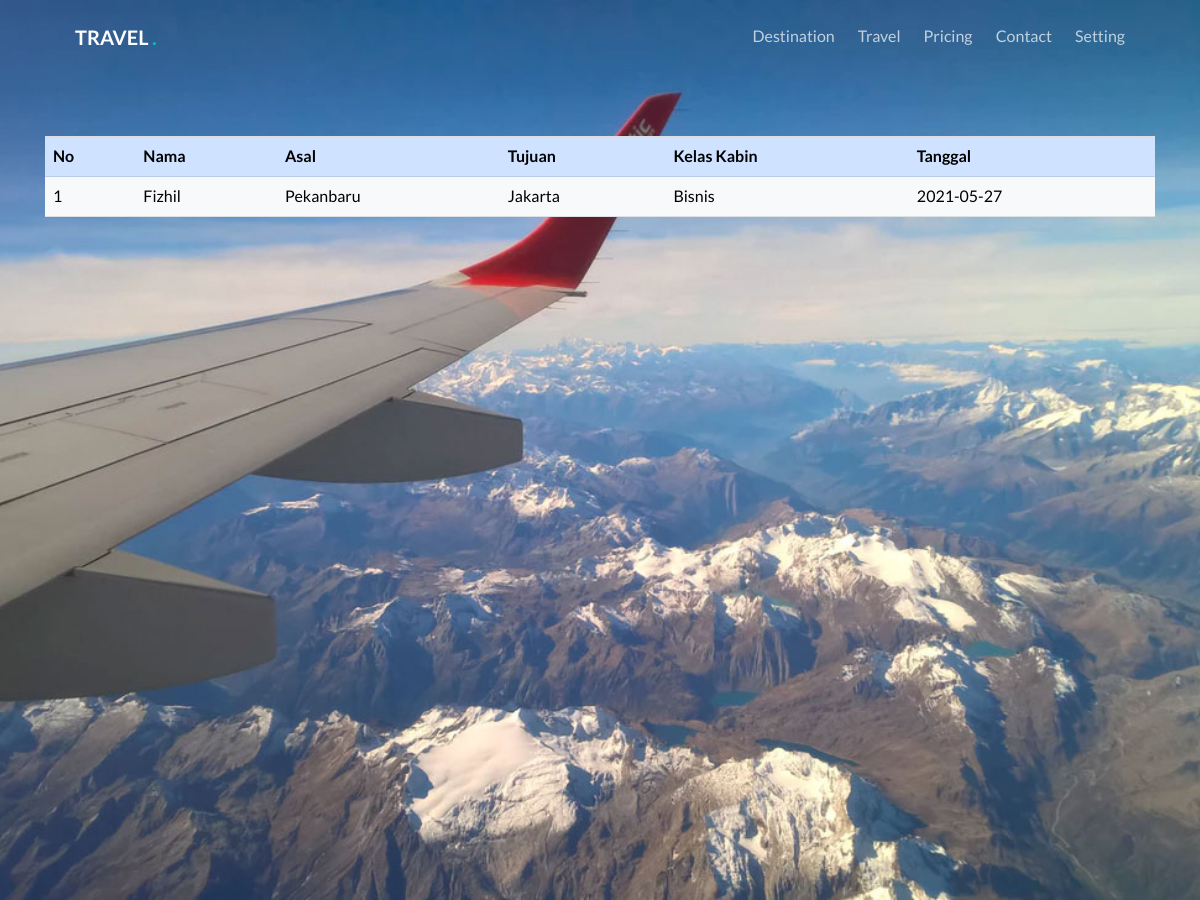
Page /view/tampil.php on the committed database.
### tables this page shows
CREATE TABLE `booking` (
  `id` int(100) NOT NULL,
  `nama` varchar(50) NOT NULL,
  `asal` varchar(50) NOT NULL,
  `tujuan` varchar(50) NOT NULL,
  `tanggal` date NOT NULL,
  `kelas` varchar(50) NOT NULL
);

### model/database.php (called while the page is built, shortened)
<?php
	class database {
		var $host = "localhost";
		var $uname = "root";
		var $pass = "";
		var $db = "travel";
		var $con ;
		function __construct (){
			$this->con=mysqli_connect($this->host, $this->uname, $this->pass, $this->db);
			mysqli_select_db($this->con, $this->db);
		}
		function tampil_data(){
			$data = mysqli_query($this->con, "select * from booking");
			while($d = mysqli_fetch_array($data)){
				$hasil[] = $d;
			}
			return $hasil;
		}
	}
?>

### view/tampil.php (the view, shortened to what this page needs)
<!DOCTYPE html>
<html lang="en">
<head>
	<link href="https://cdn.jsdelivr.net/npm/bootstrap@5.0.0-beta2/dist/css/bootstrap.min.css" rel="stylesheet"
>
	<link rel="stylesheet" href="css/animate.css">
	<link rel="stylesheet" href="css/icomoon.css">
	<link rel="stylesheet" href="css/themify-icons.css">
	<link rel="stylesheet" href="css/bootstrap.css">
	<link rel="stylesheet" href="css/magnific-popup.css">
	<link rel="stylesheet" href="css/bootstrap-datepicker.min.css">
	<link rel="stylesheet" href="css/owl.carousel.min.css">
	<link rel="stylesheet" href="css/owl.theme.default.min.css">
	<link rel="stylesheet" href="css/style.css">
</head>
<body>
	<div id="page">
		<nav class="gtco-nav" role="navigation">
			<div class="gtco-container">
				<?php
include "../model/database.php";
$db = new database();
?>
				<div class="row">
					<div class="col-sm-4 col-xs-12">
						<div id="gtco-logo"><a href="input.php">Travel <em>.</em></a></div>
					</div>
					<div class="col-xs-8 text-right menu-1">
						<ul>
							<li><a href="destination.html">Destination</a></li>
							<li class="has-dropdown">
								<a href="#">Travel</a>
							</li>
							<li><a href="#">Pricing</a></li>
							<li><a href="#">Contact</a></li>
							<li class="has-dropdown">
								<a href="#">Setting</a>
					</div>
				</div>
			</div>
		</nav>
		<header id="gtco-header" class="gtco-cover gtco-cover-md" role="banner"
			style="background-image: url(images/img_bg_2.jpg)">
			<br>
			<br>
			<br>
			<br>
			<br>
			<div class="container ">
				<table class="table">
					<tr class="table-primary">
						<th>No</th>
						<th>Nama</th>
						<th>Asal</th>
						<th>Tujuan</th>
						<th>Kelas Kabin</th>
						<th>Tanggal</th>
					</tr>
					<?php $i=1; foreach($db->tampil_data() as $a){?>
					<tr class="table-light">
						<td><?php echo $i ?></td>
						<td><?php echo $a['nama'] ?></td>
						<td><?php echo $a['asal'] ?></td>
						<td><?php echo $a['tujuan'] ?></td>
						<td><?php echo $a['kelas'] ?></td>
						<td><?php echo $a['tanggal'] ?></td>
						<?php $i++; } ?>
				</table>
			</div>
		</header>
</body>
</html>

### view/css/style.css (style rules this page uses)
body { font-family: "Lato", Arial, sans-serif; font-weight: 400; font-size: 16px; line-height: 1.7; color: #777; background: #fff; }
#page { position: relative; overflow-x: hidden; width: 100%; height: 100%; -webkit-transition: 0.5s; -o-transition: 0.5s; transition: 0.5s; }
a { color: #09C6AB; -webkit-transition: 0.5s; -o-transition: 0.5s; transition: 0.5s; }
.gtco-container { max-width: 1100px; position: relative; margin: 0 auto; padding-left: 15px; padding-right: 15px; }
.gtco-nav { position: absolute; top: 0; left: 0; margin: 0; padding: 0; width: 100%; padding: 20px 0; z-index: 1001; }
.gtco-nav #gtco-logo { font-size: 20px; margin: 0; padding: 0; text-transform: uppercase; font-weight: bold; }
.gtco-nav #gtco-logo em { color: #09C6AB; }
.gtco-nav a { padding: 5px 10px; color: #fff; }
.gtco-nav ul { padding: 0; margin: 2px 0 0 0; }
.gtco-nav ul li { padding: 0; margin: 0; list-style: none; display: inline; }
.gtco-nav ul li a { font-size: 16px; padding: 30px 10px; color: rgba(255, 255, 255, 0.7); -webkit-transition: 0.3s; -o-transition: 0.3s; transition: 0.3s; }
.gtco-nav ul li.has-dropdown { position: relative; }
#gtco-header { background: #4d4d4d; }
#gtco-header, #gtco-counter, .gtco-bg { background-size: cover; background-position: top center; background-repeat: no-repeat; position: relative; }
.gtco-cover { height: 900px; background-size: cover; background-position: center center; background-repeat: no-repeat; position: relative; float: left; width: 100%; }
#gtco-offcanvas a { color: rgba(255, 255, 255, 0.5); }
#gtco-offcanvas ul { padding: 0; margin: 0; }
#gtco-offcanvas ul li { padding: 0; margin: 0; list-style: none; }
#gtco-offcanvas ul li.offcanvas-has-dropdown > a { display: block; position: relative; }
#gtco-offcanvas ul li.offcanvas-has-dropdown > a:after { position: absolute; right: 0px; font-family: 'icomoon'; speak: none; font-style: normal; font-weight: normal; font-variant: normal; text-transform: none; line-height: 1; -webkit-font-smoothing: antialiased; -moz-osx-font-smoothing: grayscale; content: "\e921"; font-size: 20px; color: rgba(255, 255, 255, 0.2); -webkit-transition: 0.5s; -o-transition: 0.5s; transition: 0.5s; }

### rows in the picture
booking: nama "Fizhil", asal "Pekanbaru", tujuan "Jakarta", kelas "Bisnis", tanggal "2021-05-27"
